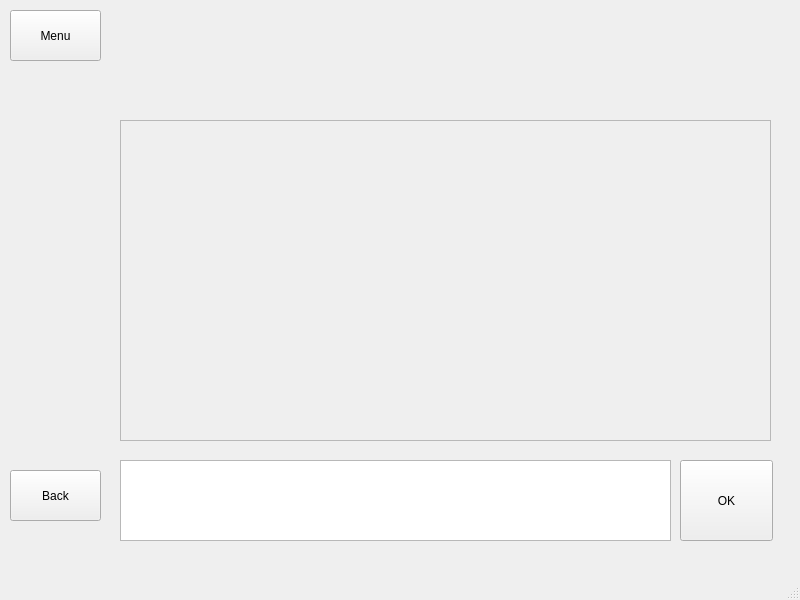
<?xml version="1.0" encoding="UTF-8"?>
<ui version="4.0">
 <class>MainWindow</class>
 <widget class="QMainWindow" name="MainWindow">
  <property name="geometry">
   <rect>
    <x>0</x>
    <y>0</y>
    <width>800</width>
    <height>600</height>
   </rect>
  </property>
  <property name="windowTitle">
   <string>MainWindow</string>
  </property>
  <widget class="QWidget" name="centralwidget">
   <widget class="QTextEdit" name="textEdit">
    <property name="geometry">
     <rect>
      <x>120</x>
      <y>460</y>
      <width>551</width>
      <height>81</height>
     </rect>
    </property>
   </widget>
   <widget class="QPushButton" name="solveButton">
    <property name="geometry">
     <rect>
      <x>680</x>
      <y>460</y>
      <width>93</width>
      <height>81</height>
     </rect>
    </property>
    <property name="text">
     <string>OK</string>
    </property>
   </widget>
   <widget class="QScrollArea" name="scrollArea">
    <property name="geometry">
     <rect>
      <x>120</x>
      <y>120</y>
      <width>651</width>
      <height>321</height>
     </rect>
    </property>
    <property name="widgetResizable">
     <bool>true</bool>
    </property>
    <widget class="QWidget" name="scrollAreaWidgetContents">
     <property name="geometry">
      <rect>
       <x>0</x>
       <y>0</y>
       <width>649</width>
       <height>319</height>
      </rect>
     </property>
    </widget>
   </widget>
   <widget class="QPushButton" name="menuButton">
    <property name="geometry">
     <rect>
      <x>10</x>
      <y>10</y>
      <width>91</width>
      <height>51</height>
     </rect>
    </property>
    <property name="text">
     <string>Menu</string>
    </property>
   </widget>
   <widget class="QPushButton" name="backButton">
    <property name="geometry">
     <rect>
      <x>10</x>
      <y>470</y>
      <width>91</width>
      <height>51</height>
     </rect>
    </property>
    <property name="text">
     <string>Back</string>
    </property>
   </widget>
   <widget class="QLabel" name="equationLabel">
    <property name="geometry">
     <rect>
      <x>120</x>
      <y>60</y>
      <width>651</width>
      <height>41</height>
     </rect>
    </property>
    <property name="text">
     <string/>
    </property>
   </widget>
   <widget class="QLabel" name="problemTypeName">
    <property name="geometry">
     <rect>
      <x>110</x>
      <y>10</y>
      <width>651</width>
      <height>41</height>
     </rect>
    </property>
    <property name="text">
     <string/>
    </property>
   </widget>
  </widget>
  <widget class="QStatusBar" name="statusbar"/>
 </widget>
 <resources/>
 <connections/>
</ui>
